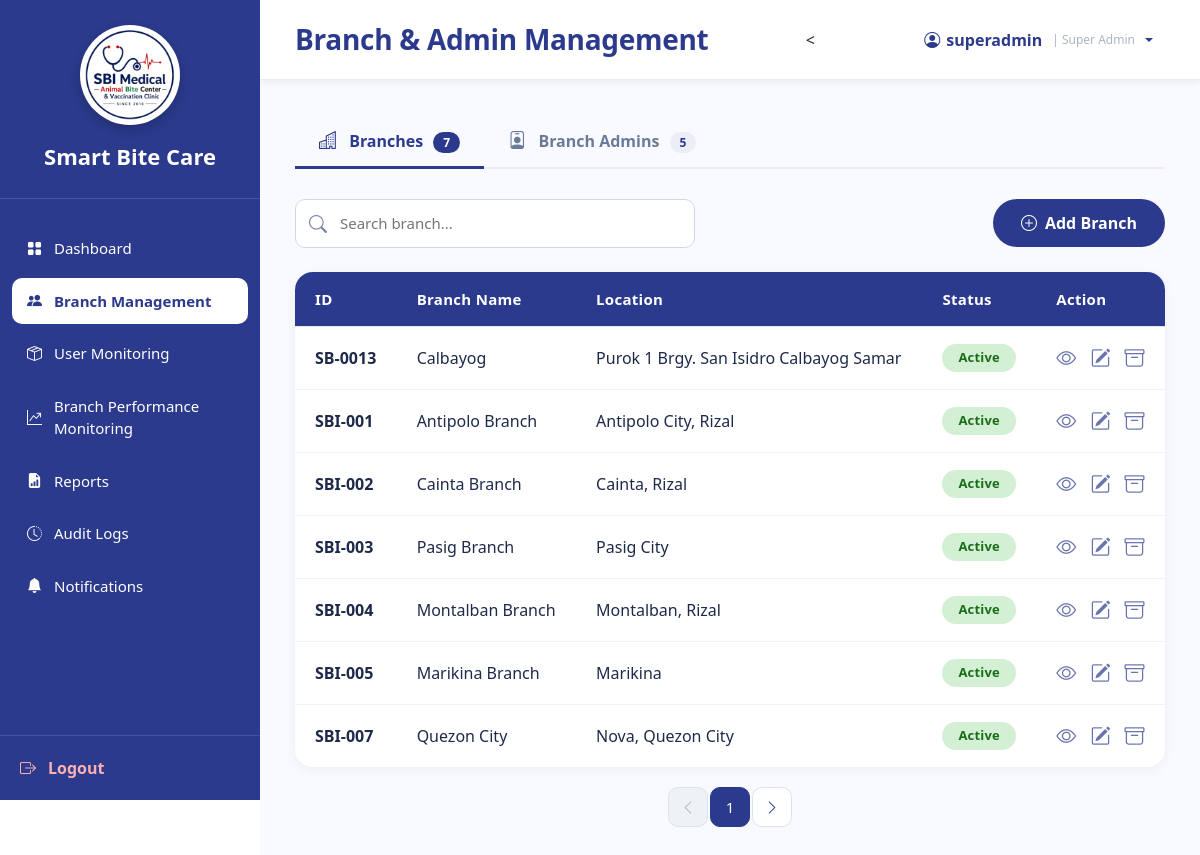
Page /SuperAdmin_CombinedManagement.php (signed in) on the earlier database version.
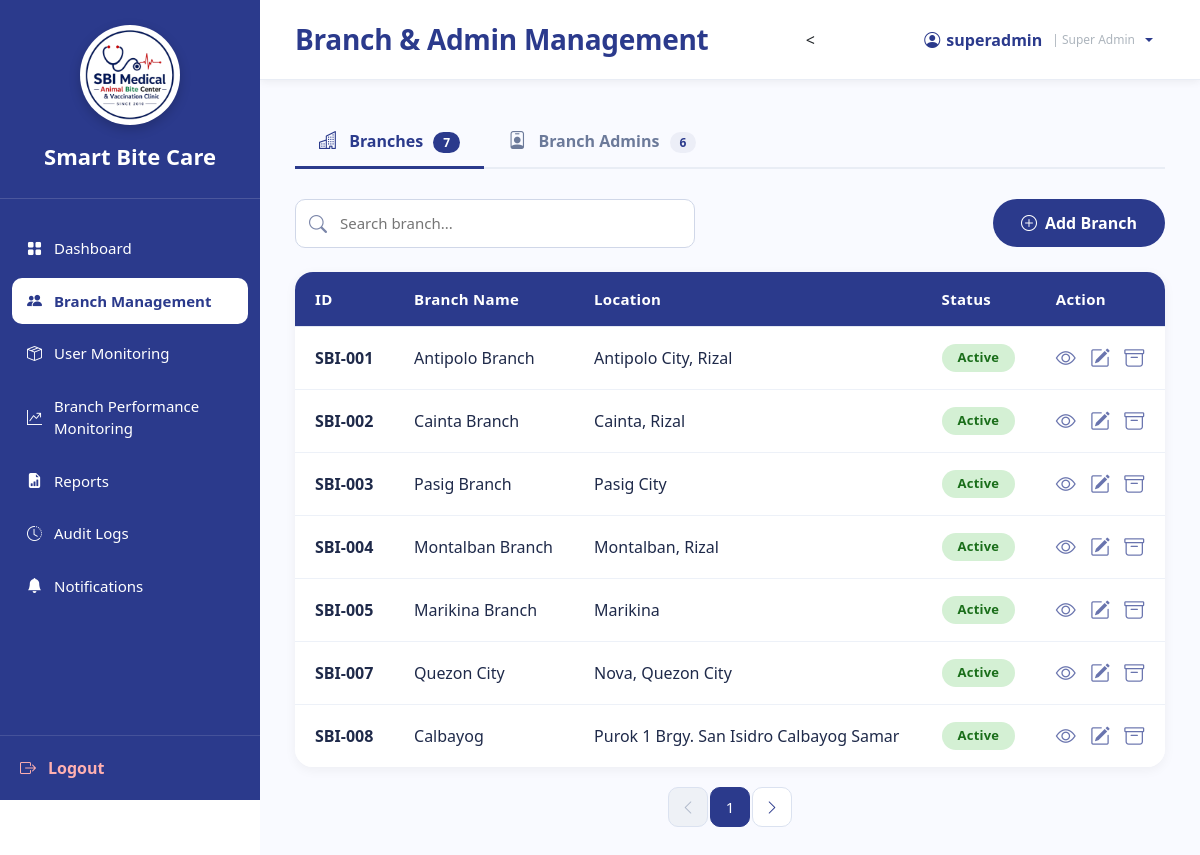
Same page on the later database version.
### tables this page shows
CREATE TABLE `branches` (
  `branch_id` varchar(10) NOT NULL,
  `branch_name` varchar(150) NOT NULL,
  `branch_address` text DEFAULT NULL,
  `contact_number` varchar(30) DEFAULT NULL,
  `email` varchar(150) DEFAULT NULL,
  `status` enum('Active','Inactive') DEFAULT 'Active',
  `created_at` timestamp NOT NULL DEFAULT current_timestamp()
);

### SuperAdmin_CombinedManagement.php (the view, shortened to what the changed rows need)
<?php
require_once __DIR__ . '/sources/db_connect.php';
$active_tab = isset($_GET['tab']) ? $_GET['tab'] : 'branches';
$sql = "SELECT * FROM branches ORDER BY branch_id";
$result = $conn->query($sql);
$admins = [];
$admin_sql = "SELECT u.user_id, u.username, u.email, u.status, u.created_at,
        b.branch_id, b.branch_name
        FROM users u
        LEFT JOIN branches b ON u.branch_id = b.branch_id
        WHERE u.role_id = 2
          AND u.status = 'Active'";
$admin_sql .= " ORDER BY u.created_at DESC";
$admin_stmt = $conn->prepare($admin_sql);
$admin_stmt->execute();
$admin_result = $admin_stmt->get_result();
while ($row = $admin_result->fetch_assoc()) {
    $admins[] = $row;
}
?>
<!DOCTYPE html>
<html lang="en">
<head>
    <link href="https://cdn.jsdelivr.net/npm/bootstrap@5.3.3/dist/css/bootstrap.min.css" rel="stylesheet" />
    <link rel="stylesheet" href="https://cdn.jsdelivr.net/npm/bootstrap-icons@1.11.3/font/bootstrap-icons.min.css" />
    <link rel="stylesheet" href="sidebar.css" />
</head>
<body>
<div class="main">
    <div class="content">
        <ul class="nav nav-tabs-custom" id="managementTabs" role="tablist">
            <li class="nav-item" role="presentation">
                <a class="nav-link <?php echo $active_tab === 'admins' ? 'active' : ''; ?>"
                   id="admins-tab" data-bs-toggle="tab" data-bs-target="#admins-pane"
                   type="button" role="tab" aria-controls="admins-pane"
                   aria-selected="<?php echo $active_tab === 'admins' ? 'true' : 'false'; ?>"
                   href="?tab=admins">
                    <i class="bi bi-person-badge"></i> Branch Admins
                    <span class="badge-tab"><?php echo count($admins); ?></span>
                </a>
            </li>
        </ul>
        <div class="tab-content">
            <div class="tab-pane fade <?php echo $active_tab === 'branches' ? 'show active' : ''; ?>"
                 id="branches-pane" role="tabpanel" aria-labelledby="branches-tab">
                <div class="table-wrap">
                    <table class="table table-hover align-middle" id="branchTable">
                        <thead>
                            <tr>
                                <th>ID</th>
                                <th>Branch Name</th>
                                <th>Location</th>
                                <th>Status</th>
                                <th>Action</th>
                            </tr>
                        </thead>
                        <tbody>
                            <?php if ($result && $result->num_rows > 0): ?>
                                <?php while ($row = $result->fetch_assoc()): ?>
                                    <tr>
                                        <td><strong><?php echo htmlspecialchars($row['branch_id']); ?></strong></td>
                                        <td><?php echo htmlspecialchars($row['branch_name']); ?></td>
                                        <td><?php echo htmlspecialchars($row['branch_address']); ?></td>
                                        <td>
                                            <span class="status-badge <?php echo strtolower($row['status']) === 'inactive' ? 'inactive' : ''; ?>">
                                                <?php echo htmlspecialchars($row['status']); ?>
                                            </span>
                                        </td>
                                        <td class="action-icons">
                                            <i class="bi bi-eye" title="View" onclick="viewBranch('<?php echo $row['branch_id']; ?>')"></i>
                                            <i class="bi bi-pencil-square" title="Edit" onclick="editBranch('<?php echo $row['branch_id']; ?>')"></i>
                                            <i class="bi bi-archive" title="Archive" onclick="archiveBranch('<?php echo $row['branch_id']; ?>')"></i>
                                        </td>
                                    </tr>
                                <?php endwhile; ?>
                            <?php endif; ?>
                        </tbody>
                    </table>
                </div>
            </div>
        </div>
    </div>
</div>
</body>
</html>

Differences in the rows shown:
removed branches: branch_id "SB-0013", branch_name "Calbayog", branch_address "Purok 1 Brgy. San Isidro Calbayog Samar", status "Active"
added branches: branch_id "SBI-008", branch_name "Calbayog", branch_address "Purok 1 Brgy. San Isidro Calbayog Samar", status "Active"
Other differences:
count($admins): "5" → "6"
